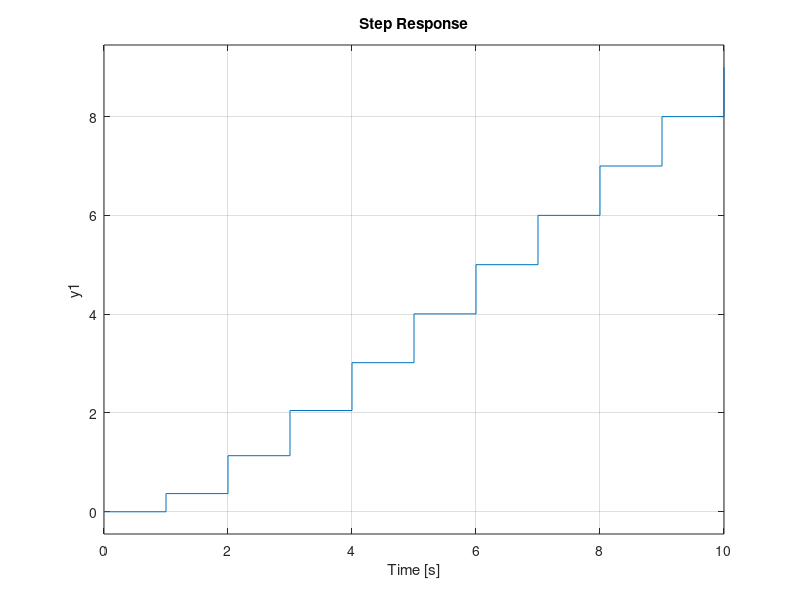

Write the MATLAB code that produced this figure.
clear all
clc

%T = 0.1;
%num = [0.004837 0.004678];
%den = [1 -1.9048 0.9048];

%gz = tf(num, den, 0.1)

%step (gz, 10)
%grid

T = 1;
num = [0.368 0.264];
den = [1 -1.368 0.368];

x = tf(num, den, T)
step(x,10)